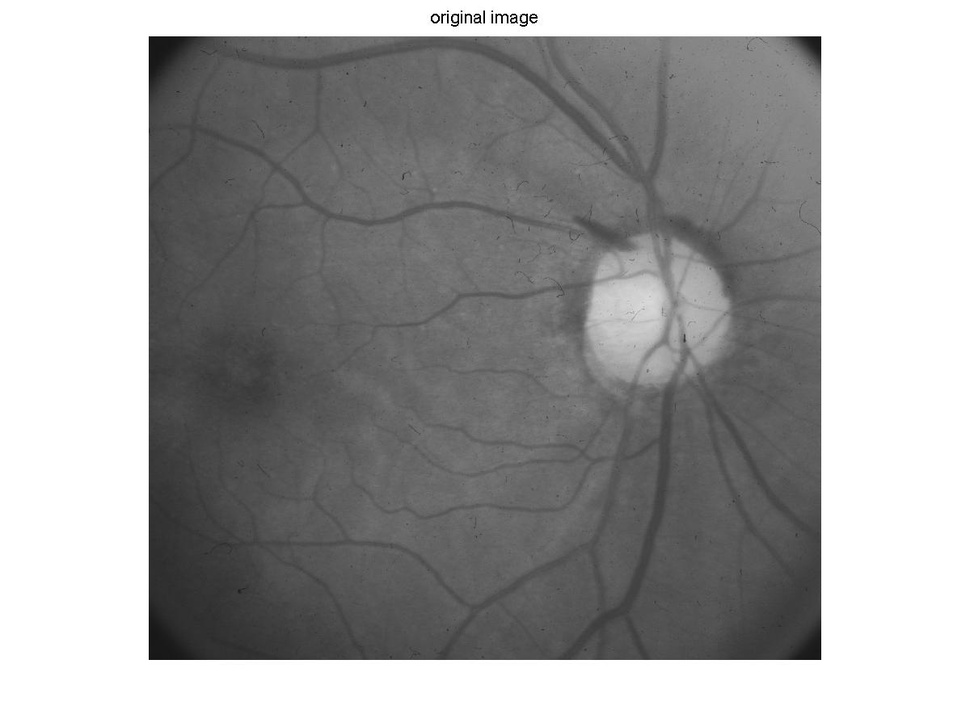
%> input picture final working programs/imges/retinal1/ori.jpg, 970 x 727 px, shrunk from 1200 x 900 before the run
$ octave traditionalHE.m   (GNU Octave 9; MATLAB toolbox functions it lacks are replaced by stand-ins)
%> lines starting %> are read from the running program, lines starting %| are printed output that depends on the picture
close all;
clear all;
clc;
a=imread('ori.jpg');
%> a is the input picture: size 727x970x3 uint8; min 0, max 255, mean 160.8
%N(:,:,1)=histeq(a(:,:,1));
%N(:,:,2)=histeq(a(:,:,2));
%N(:,:,3)=histeq(a(:,:,3));
N(:,:,1)=histeq(a(:,:,1));
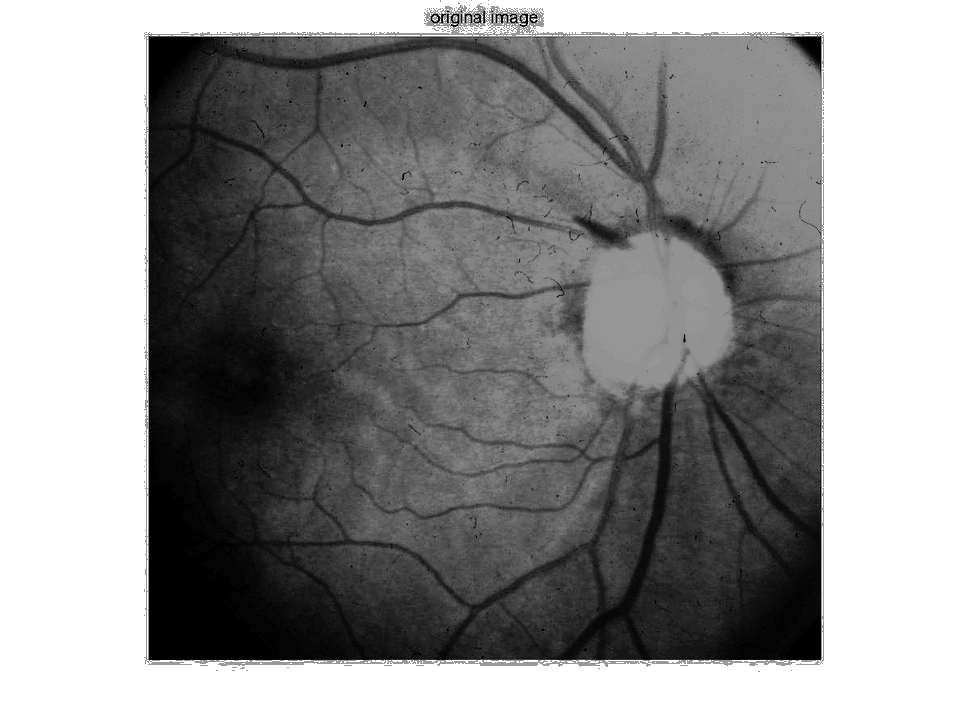
%> N: size 727x970 uint8; min 0, max 255, mean 146.1
N(:,:,2)=histeq(a(:,:,2));
N(:,:,3)=histeq(a(:,:,3));
%> N: size 727x970x3 uint8
C(:,:,1)=adapthisteq(a(:,:,1));
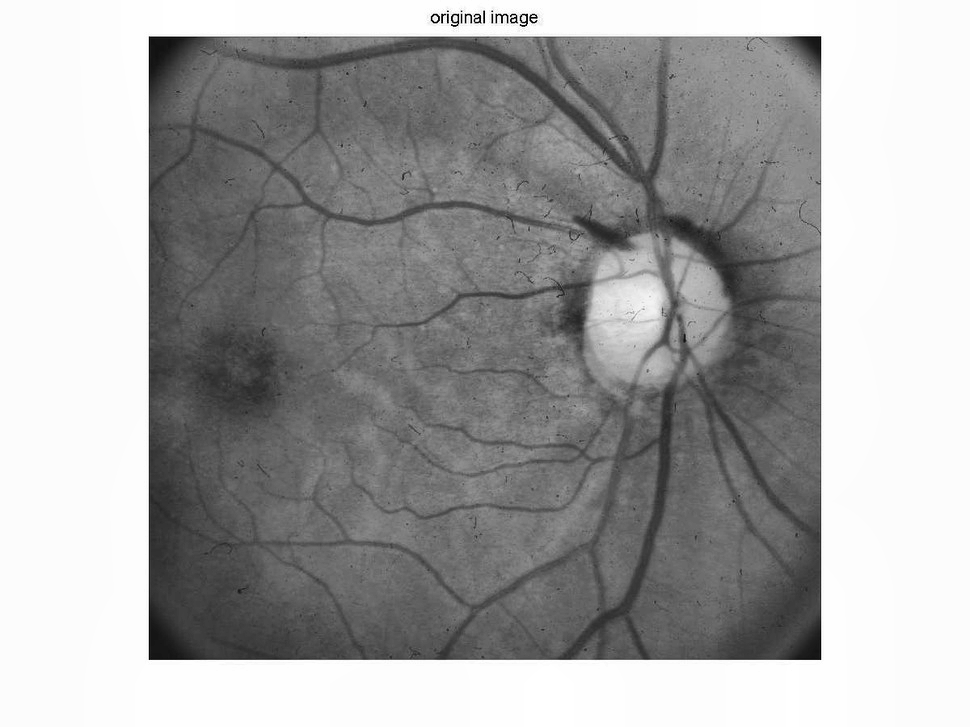
%> C: size 727x970 uint8; min 0, max 255, mean 164.4
C(:,:,2)=adapthisteq(a(:,:,2));
C(:,:,3)=adapthisteq(a(:,:,3));
%> C: size 727x970x3 uint8
figure();
imshow(N);
figure();
imshow(C);
newmean=mean2(N)
%> newmean = 146.1
stdnew=std2(N)
%> stdnew = 68.39
N=double(N);
%> N: size 727x970x3 double
varnew=var(N(:))
%> varnew = 8941

anewmean=mean2(C)
%> anewmean = 164.4
astdnew=std2(C)
%> astdnew = 56.44
C=double(C);
%> C: size 727x970x3 double
avarnew=var(C(:))
%> avarnew = 5748.4
